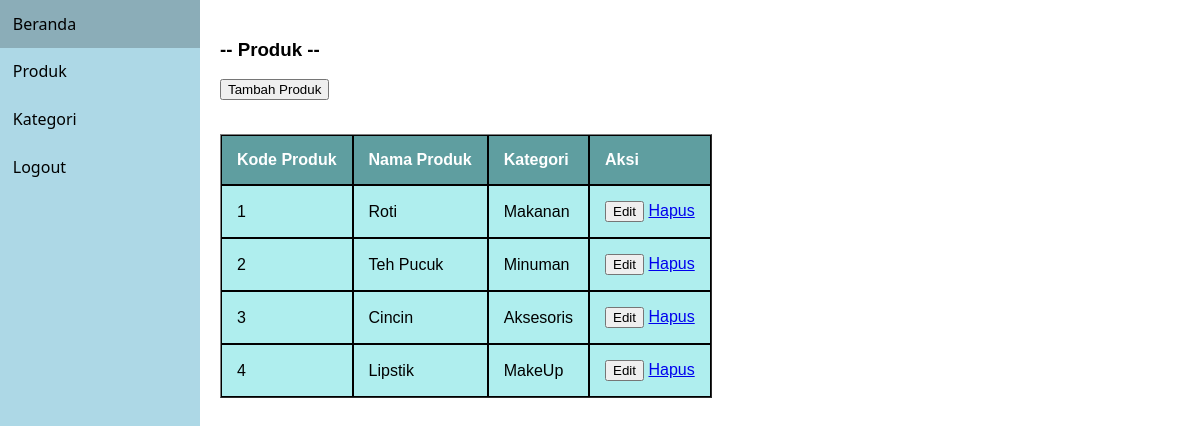
/produk.php, run on the app's committed database.
### tables this page shows
CREATE TABLE `produk` (
  `kode_produk` int(11) NOT NULL,
  `nama_produk` varchar(255) NOT NULL,
  `kategori_produk` varchar(255) NOT NULL,
  `deskripsi` varchar(255) NOT NULL
);

### produk.php (the view, shortened to what this page needs)
<?php
 include 'menu.php';
 include 'koneksi.php';
 $sql = "SELECT kode_produk, nama_produk, kategori_produk, deskripsi FROM produk";
 $query = mysqli_query($koneksi, $sql);
?>
<body>
 <div class="category">
     <div style="display:flex; gap: 1em">
         <div class="row align-items-center py-3 px-xl-5">
             <h3>-- Produk --</h3>
             <form action="tambah_produk.php" method="get">
             <button type="submit" name="tambah">Tambah Produk</button>
             <br><br>
             </form>
             <table border="1" cellspacing="0" cellpadding="10px">
                 <tr>
                     <th>Kode Produk</th>
                     <th>Nama Produk</th>
                     <th>Kategori</th>
                     <th>Aksi</th>
                 </tr>
                 <?php
                 while($row = mysqli_fetch_assoc($query)) {
                     $id         = $row['kode_produk'];
                 ?>
                     <tr>
                     <td><?php echo $row['kode_produk']?></td>
                     <td><?php echo $row['nama_produk']?></td>
                     <td><?php echo $row['kategori_produk']?></td>
                     <td>
                         <a href="edit.php?op=edit&id=<?php echo $id ?>"><button type="button" class="btn btn-warning">Edit</button></a>
                         <a href="hapus_produk.php?id=<?php echo $row['kode_produk']; ?>" onclick="return confirm('Yakin mau delete data?')">Hapus</a>
                     </td>
                     </tr>
                 <?php
                 }
                 ?>
             </table>
         </div>
     </div>
  </div>
</body>

### menu.php (shortened to what this page needs)
<!DOCTYPE html>
<html lang="en">
<head>
</head>
<body>
<aside class="side-nav">
	<nav>
		<a href="admin.php">Beranda</a>
		<a href="produk.php">Produk</a>
		<a href="kategori.php">Kategori</a>
		<a href="logout.php">Logout</a>
	</nav>
</aside>
</body>
</html>

### menu.php (style rules this page uses)
body { margin: 0; padding: 0; }
.side-nav { background: lightblue; width: 25vw; max-width: 200px; height: 100vh; }
.side-nav nav { display: flex; flex-direction: column; }
.side-nav nav a { font-family: sans; text-decoration: none; color: black; padding: 0.8rem; }

### produk.php (style rules this page uses)
body { font-family: Arial, sans-serif; margin: 0; padding: 0; display: flex; }
.category { width: 500px; padding: 20px; }
.category table th { background-color:cadetblue;; color: white; border: 1px solid black; padding: 15px; text-align: left; }
.category table td { background-color:paleturquoise;; border: 1px solid black; padding: 15px; text-align: left; }

### data on the page
produk: kode_produk "1", nama_produk "Roti", kategori_produk "Makanan"
produk: kode_produk "2", nama_produk "Teh Pucuk", kategori_produk "Minuman"
produk: kode_produk "3", nama_produk "Cincin", kategori_produk "Aksesoris"
produk: kode_produk "4", nama_produk "Lipstik", kategori_produk "MakeUp"
